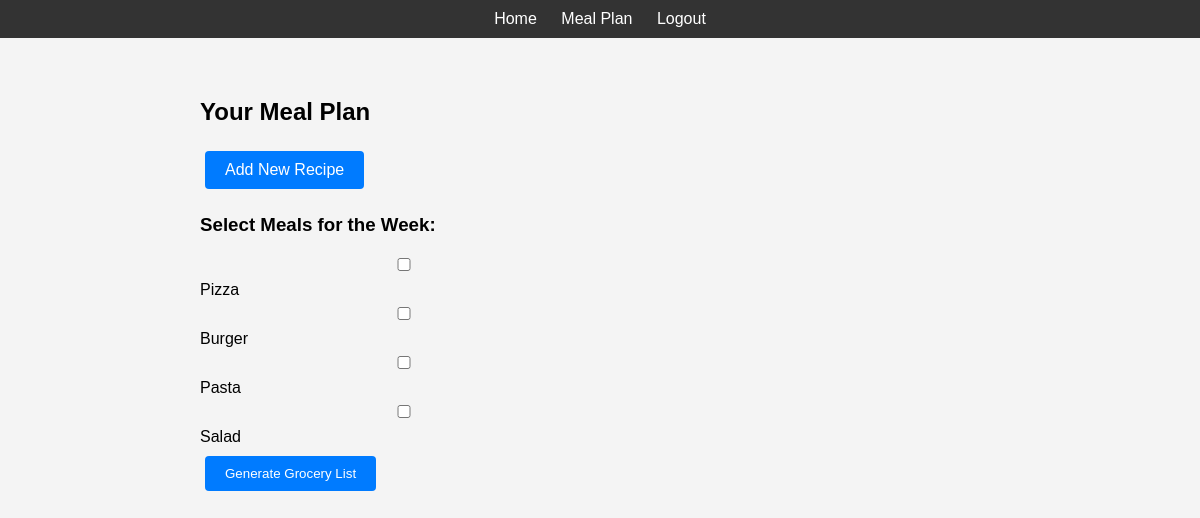
Before: /meal-plan/ (signed in) with the older database file.
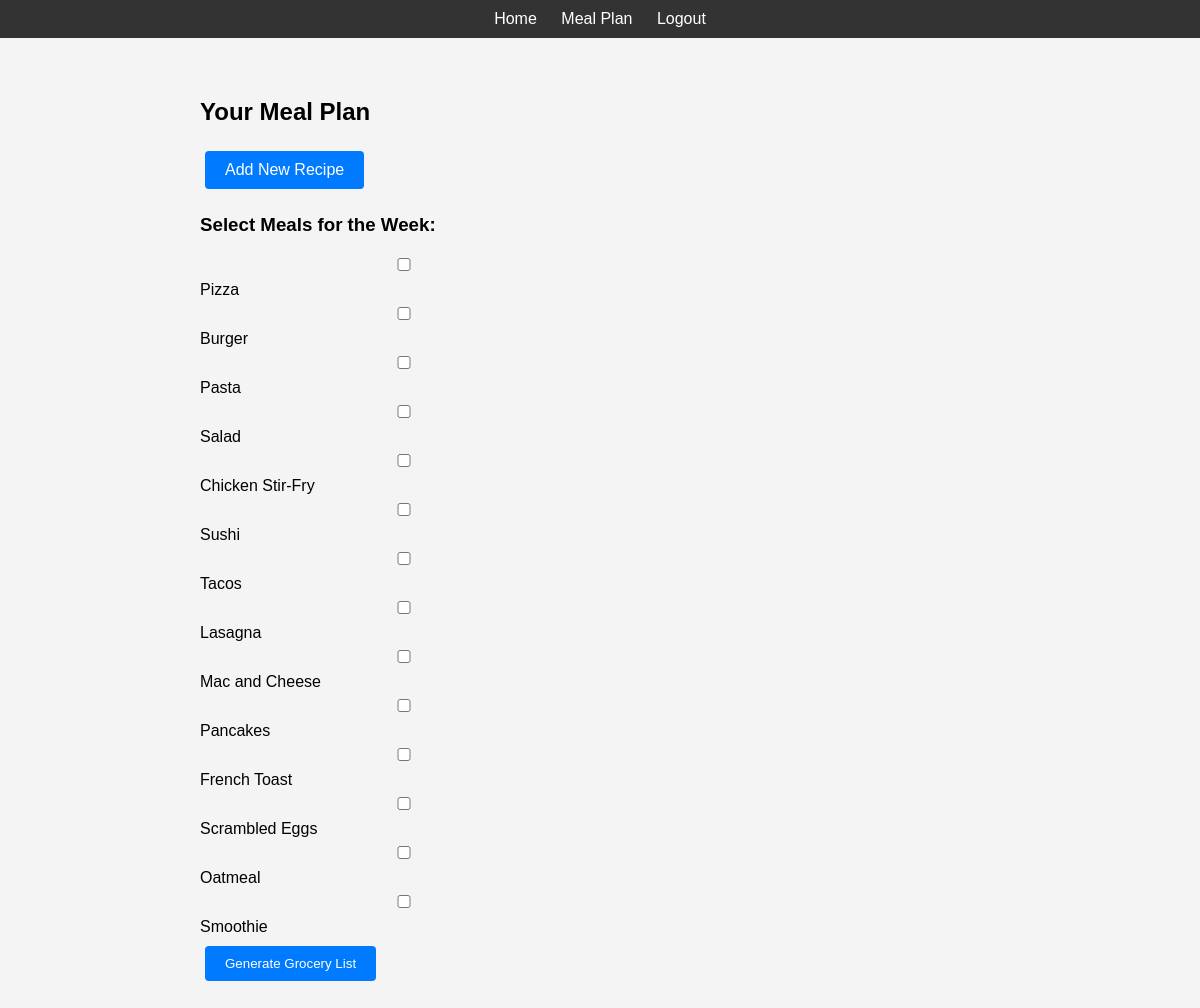
After: the same page with the newer database file.
### models/recipe.py (models this page shows, shortened)
class Recipe(db.Model):
    __tablename__ = 'recipes'
    id = db.Column(db.Integer, primary_key=True)
    title = db.Column(db.String(100), nullable=False)
    description = db.Column(db.Text, nullable=True)
    ingredients = db.Column(db.Text, nullable=False)
    user_id = db.Column(db.Integer, db.ForeignKey('users.id'), nullable=False)

### routes/meal_plan.py (the view, shortened to what this page needs)
@meal_plan_bp.route('/', methods=['GET', 'POST'])
def plan():
    user_id = session.get('user_id')
    recipes = Recipe.query.filter_by(user_id=user_id).all()
    return render_template('meal_plan.html', recipes=recipes)

### templates/meal_plan.html
{% extends 'base.html' %}
{% block content %}
<div class="container">
    <h2>Your Meal Plan</h2>
    <a href="{{ url_for('meal_plan.add_recipe') }}" class="button">Add New Recipe</a>
    <form method="POST" action="{{ url_for('meal_plan.plan') }}">
        <h3>Select Meals for the Week:</h3>
        <div class="recipe-list">
            {% for recipe in recipes %}
            <div class="recipe-item">
                <input type="checkbox" id="recipe_{{ recipe.id }}" name="meals" value="{{ recipe.id }}">
                <label for="recipe_{{ recipe.id }}">{{ recipe.title }}</label>
            </div>
            {% endfor %}
        </div>
        <button type="submit" class="button">Generate Grocery List</button>
    </form>
</div>
{% endblock %}

### templates/base.html (shortened to what this page needs)
<!DOCTYPE html>
<html lang="en">
<head>
    <link rel="stylesheet" href="{{ url_for('static', filename='css/styles.css') }}">
</head>
<body>
    <nav>
        <a href="{{ url_for('main.index') }}">Home</a>
        {% if session.get('user_id') %}
            <a href="{{ url_for('meal_plan.plan') }}">Meal Plan</a>
            <a href="{{ url_for('auth.logout') }}">Logout</a>
        {% else %}
            <a href="{{ url_for('auth.login') }}">Login</a>
            <a href="{{ url_for('auth.signup') }}">Signup</a>
        {% endif %}
    </nav>
    <div class="content">
        {% block content %}{% endblock %}
    </div>
</body>
</html>

### static/css/styles.css (style rules this page uses)
body { font-family: Arial, sans-serif; margin: 0; padding: 0; background-color: #f4f4f4; }
nav { background-color: #333; color: white; padding: 10px; text-align: center; }
nav a { color: white; margin: 0 10px; text-decoration: none; }
.content { padding: 20px; }
form { margin: 20px 0; }
form label { display: block; margin-bottom: 5px; }
form input { margin-bottom: 10px; padding: 8px; width: 100%; max-width: 400px; }
.button { background-color: #007bff; color: white; padding: 10px 20px; text-decoration: none; border-radius: 5px; display: inline-block; }

### templates/base.html (style rules this page uses)
.container { max-width: 800px; margin: 0 auto; padding: 20px; }
.button { display: inline-block; padding: 10px 20px; background-color: #007bff; color: white; text-decoration: none; border-radius: 4px; border: none; cursor: pointer; margin: 5px; }

Changed rows visible on the page:
added Recipe: title "Chicken Stir-Fry"
added Recipe: title "Sushi"
added Recipe: title "Tacos"
added Recipe: title "Lasagna"
added Recipe: title "Mac and Cheese"
added Recipe: title "Pancakes"
added Recipe: title "French Toast"
added Recipe: title "Scrambled Eggs"
added Recipe: title "Oatmeal"
added Recipe: title "Smoothie"
